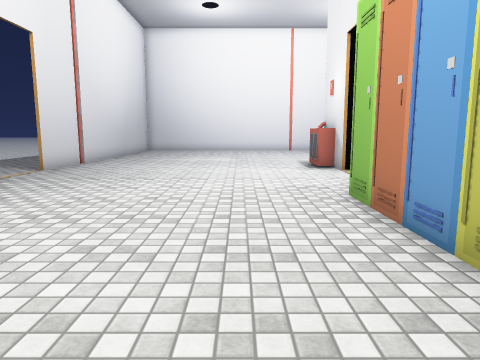
view 1 (above)

16 first-person views from a walk through a 3-D level made in the Unity game engine. The camera is 1.4 m above the floor, tilts 8° down and sees 70° across. Doors are open. The floor is counted in squares, 1 m on a side. Each view is taken from the middle of a square. On the plan, view 1 faces up. The plan holds only what a view shows up to about 15 squares ahead; the rest is blank. The place goes on beyond the plan. The player character is not drawn. Some surface patterns are stand-ins.

view 2
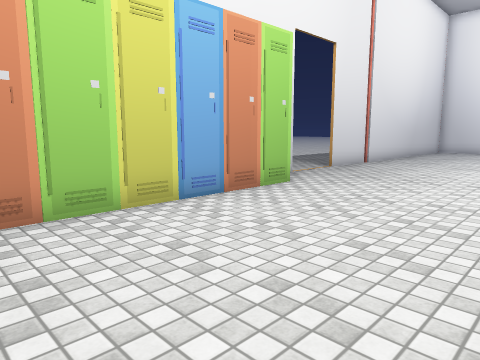

view 3
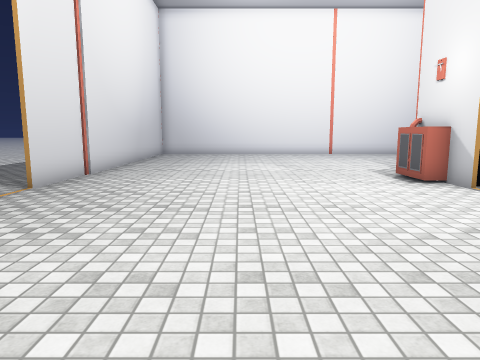

view 4
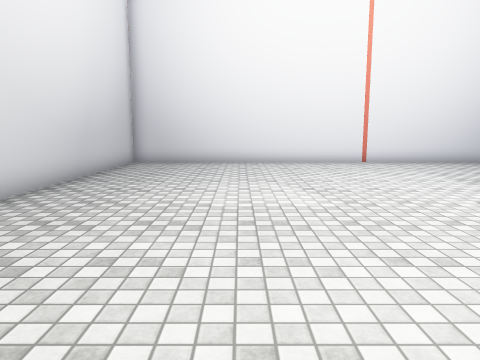

view 5
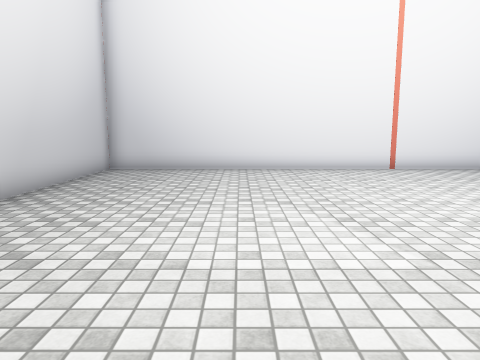

view 6
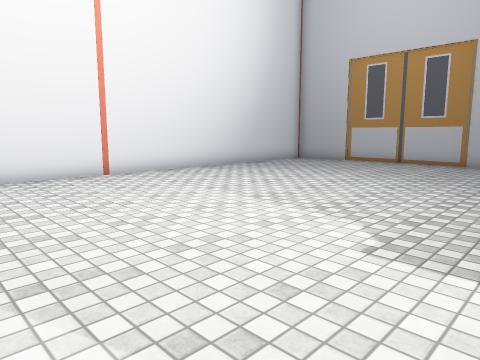

view 7
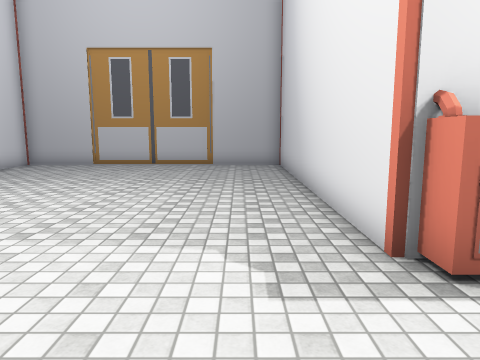

view 8
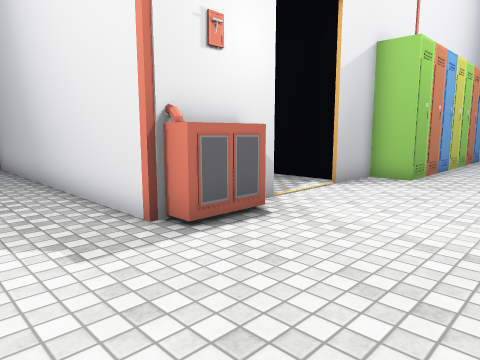

view 9
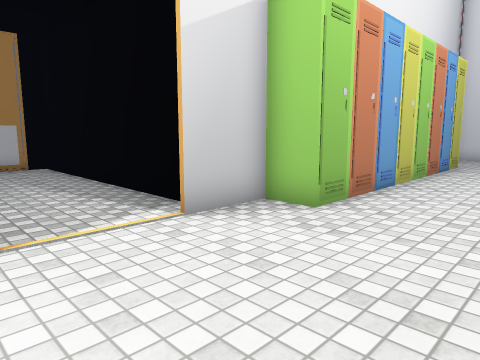

view 10
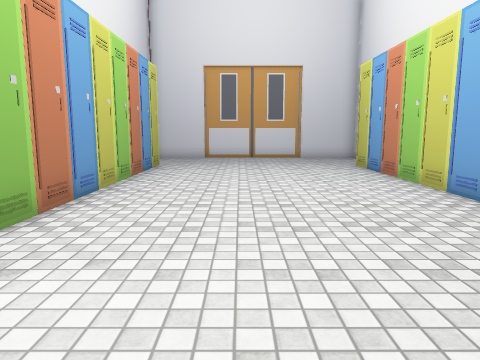

view 11
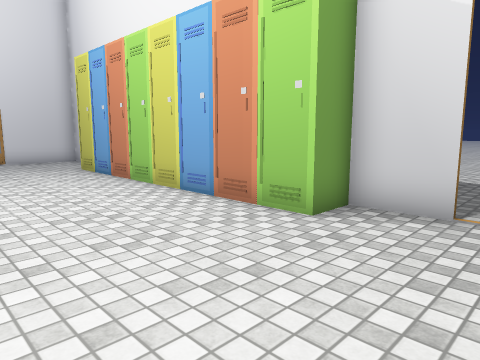

view 12
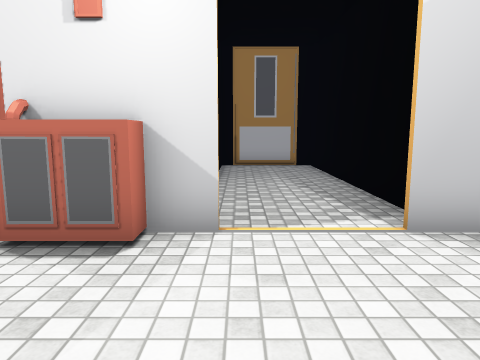

view 13
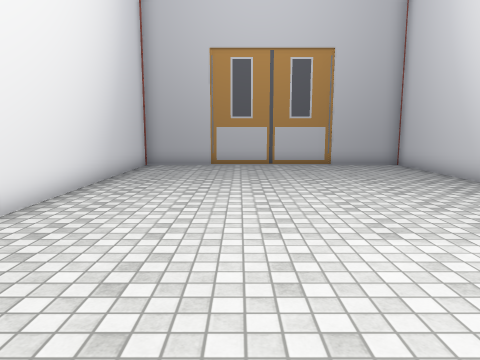

view 14
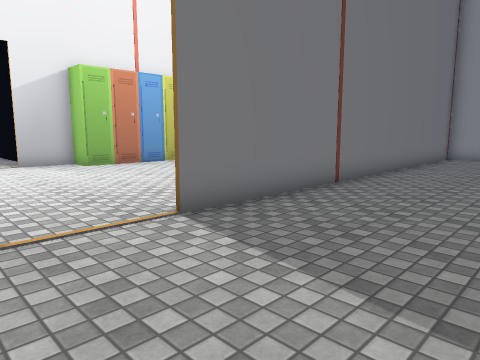

view 15
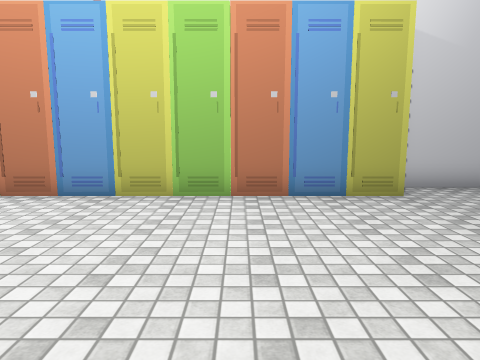

view 16
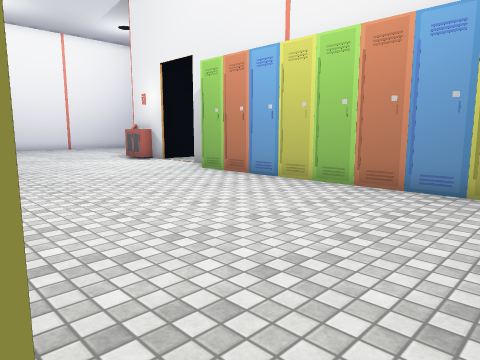

### Floor plan
Points are (right, up) in squares from view 1. A wall is a line through its corners. A room is listed if a view was taken in it or the views show most of it. See-through windows are left out.
Room 1 (views 1, 2, 3, 4, 5, 6, 7, 8, 9, 10, 11, 12, 13, 15, 16)
walls: (3.7, 12.2) (3.7, 15.3) (14.5, 15.3) (14.5, 26) (-7.1, 26) (-7.1, 12.2); (3.7, 7.5) (3.7, 9.8); (-7.1, 9.8) (-7.1, 7.9)
ways out: open door at (-7, 11) to room 2; open door at (4, 11)
objects: locker (-7, 1) to (-6, 1); locker (-7, 2) to (-6, 2); locker (-7, 6) to (-6, 6); locker (-7, 7) to (-6, 8); locker (-6, -2) to (-6, -1); locker (-6, 0); locker (-6, 3) to (-6, 4); locker (-6, 5); locker (3, -2) to (3, -1); locker (3, 0); locker (3, 1); locker (3, 2); locker (3, 3); locker (3, 4) to (3, 5); locker (3, 6); locker (3, 7); other object (3, 13) to (3, 15)
Room 2 (view 14)
walls: (-7.2, 7.5) (-7.2, 9.8); (-7.2, 2.5) (-7.2, 5.6); (-7.2, -3.5) (-7.2, 0.6)
ways out: open door at (-7, 11) to room 1

Positions as (right, up) in squares from view 1, and headings:
1: (0, 0), facing up
2: (0, 0), facing up-left
3: (-2, 4), facing up
4: (-2, 10), facing up
5: (-2, 13), facing up
6: (-1, 15), facing up-right
7: (0, 17), facing right
8: (-1, 18), facing down-right
9: (-1, 13), facing down-right
10: (-1, 12), facing down
11: (-1, 11), facing down-left
12: (-1, 12), facing right
13: (0, 22), facing right
14: (-12, 13), facing down-right
15: (-5, 1), facing right
16: (-6, -3), facing up-right
